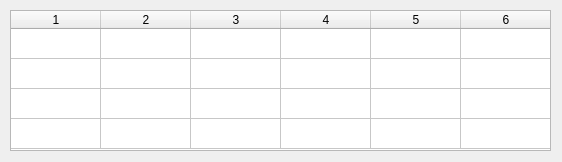
<?xml version="1.0" encoding="UTF-8"?>
<ui version="4.0">
 <class>MainWindow</class>
 <widget class="QMainWindow" name="MainWindow">
  <property name="geometry">
   <rect>
    <x>0</x>
    <y>0</y>
    <width>562</width>
    <height>162</height>
   </rect>
  </property>
  <property name="sizePolicy">
   <sizepolicy hsizetype="Maximum" vsizetype="Minimum">
    <horstretch>0</horstretch>
    <verstretch>0</verstretch>
   </sizepolicy>
  </property>
  <property name="windowTitle">
   <string>MainWindow</string>
  </property>
  <widget class="QWidget" name="centralWidget">
   <widget class="QTableWidget" name="tableWidget">
    <property name="geometry">
     <rect>
      <x>10</x>
      <y>10</y>
      <width>541</width>
      <height>141</height>
     </rect>
    </property>
    <property name="sizePolicy">
     <sizepolicy hsizetype="Expanding" vsizetype="Expanding">
      <horstretch>0</horstretch>
      <verstretch>0</verstretch>
     </sizepolicy>
    </property>
    <property name="layoutDirection">
     <enum>Qt::LeftToRight</enum>
    </property>
    <property name="verticalScrollBarPolicy">
     <enum>Qt::ScrollBarAlwaysOff</enum>
    </property>
    <property name="horizontalScrollBarPolicy">
     <enum>Qt::ScrollBarAlwaysOff</enum>
    </property>
    <property name="rowCount">
     <number>4</number>
    </property>
    <property name="columnCount">
     <number>6</number>
    </property>
    <attribute name="horizontalHeaderVisible">
     <bool>true</bool>
    </attribute>
    <attribute name="horizontalHeaderDefaultSectionSize">
     <number>90</number>
    </attribute>
    <attribute name="verticalHeaderVisible">
     <bool>false</bool>
    </attribute>
    <row/>
    <row/>
    <row/>
    <row/>
    <column/>
    <column/>
    <column/>
    <column/>
    <column/>
    <column/>
   </widget>
  </widget>
 </widget>
 <layoutdefault spacing="6" margin="11"/>
 <resources/>
 <connections/>
</ui>
